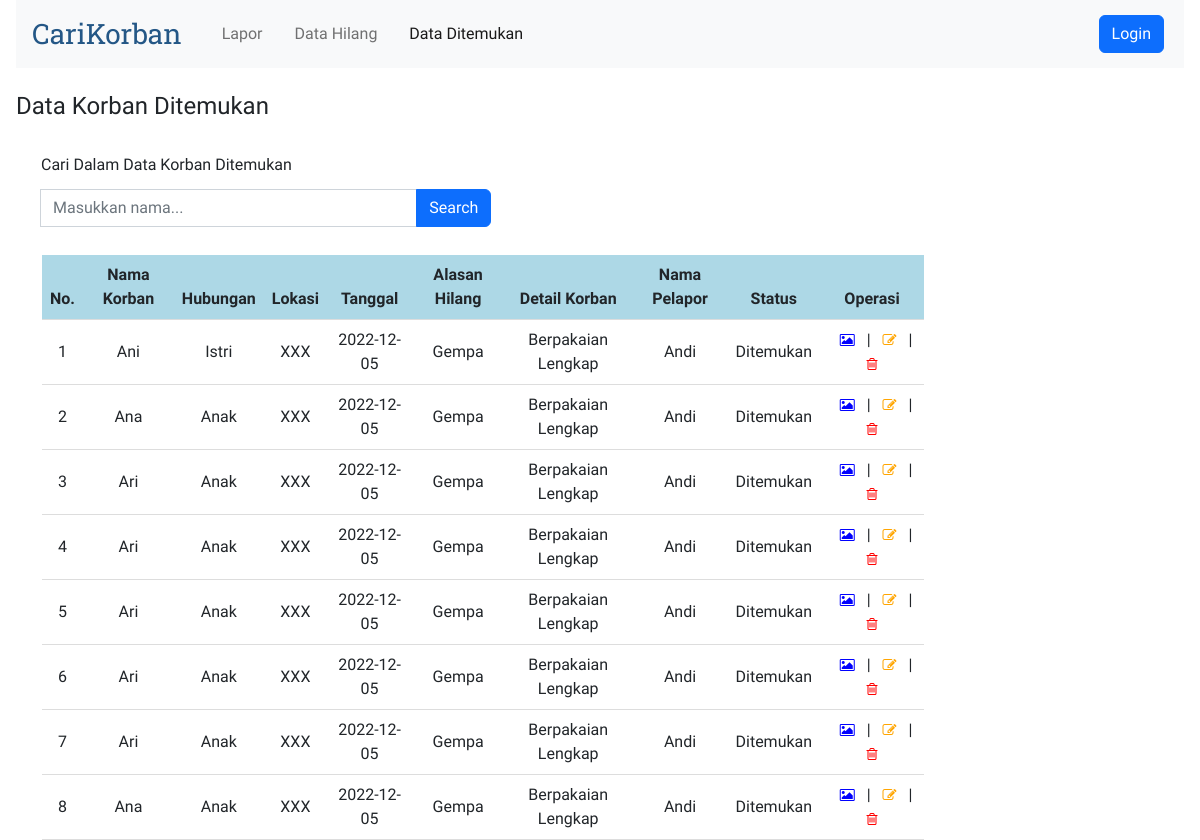
Before: /views/dataditemukan.php with the older database file.
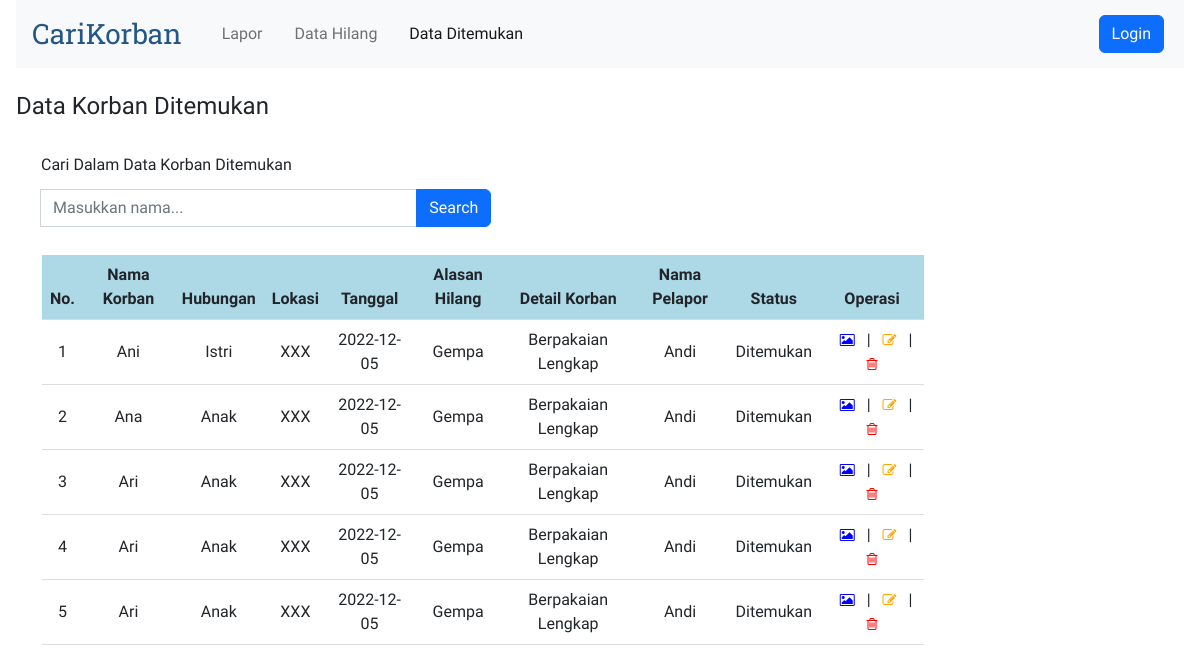
After: the same page with the newer database file.
### tables this page shows
CREATE TABLE `korban` (
  `idx` int(11) NOT NULL,
  `nama_korban` varchar(30) NOT NULL,
  `hubungan` varchar(10) NOT NULL,
  `lokasi` varchar(20) NOT NULL,
  `tanggal` varchar(30) NOT NULL,
  `alasan_hilang` varchar(30) NOT NULL,
  `detail` varchar(255) NOT NULL,
  `nama_pelapor` varchar(30) NOT NULL,
  `telepon` varchar(30) NOT NULL,
  `email` varchar(30) NOT NULL,
  `status` varchar(30) NOT NULL,
  `nama_gambar` varchar(255),
  `file_gambar` longblob
);

### connection.php (called while the page is built)
<?php
abstract class Connection
{
    protected function get_connection()
    {
        $host = "localhost";
        $database = "carikorban";
        $username = "root";
        $password = "";
        $connect = new mysqli($host, $username, $password, $database);
        return $connect;
    }
}

### models/korban.php (called while the page is built, shortened)
<?php
include '..\connection.php';
class KorbanDitemukan extends Korban
{
    private $conn;
    public function __construct()
    {
        $this->conn = $this->get_connection();
    }
    public function tampil_data()
    {
        $sql = "SELECT * FROM korban WHERE status = 'Ditemukan'";
        $bind = $this->conn->query($sql);
        while ($obj = $bind->fetch_object()) {
            $baris[] = $obj;
        }
        if (!empty($baris)) {
            return $baris;
        }
    }
}

### views/dataditemukan.php (the view, shortened to what this page needs)
<?php
include '..\models\korban.php';
$model2 = new KorbanDitemukan();
$index = 1;
?>
<!doctype html>
<html lang="en">
<head>
    <link rel="stylesheet" href="https://cdnjs.cloudflare.com/ajax/libs/font-awesome/4.7.0/css/font-awesome.min.css">
    <link href="https://cdn.jsdelivr.net/npm/bootstrap@5.2.3/dist/css/bootstrap.min.css" rel="stylesheet"
>
</head>
<body>
    <div>
        <nav class="navbar navbar-expand-lg bg-light">
            <div class="container-fluid">
                <a class="navbar-brand logo" href="#">CariKorban</a>
                <div class="collapse navbar-collapse" id="navbarCollapse">
                    <ul class="navbar-nav me-auto mb-2 mb-lg-0">
                        <li class="nav-item">
                            <a class="nav-link" aria-current="page" href="lapor.php">Lapor</a>
                        </li>
                        <li class="nav-item">
                            <a class="nav-link" href="datahilang.php">Data Hilang</a>
                        </li>
                        <li class="nav-item">
                            <a class="nav-link active" href="dataditemukan.php">Data Ditemukan</a>
                        </li>
                    </ul>
                    <?php
                    if ($_SESSION['role'] == 'Admin') { ?>
                        <a href="logout.php"><button type="button"
                                class="d-flex btn btn-danger my-2 my-sm-0">Logout</button></a>
                        <?php
                    } else { ?>
                        <a href="login.php"><button type="button"
                                class="d-flex btn btn-primary my-2 my-sm-0">Login</button></a>
                        <?php
                    } ?>
                </div>
            </div>
        </nav>
        <br>
        <h4>Data Korban Ditemukan</h4>
        <br>
        <form action="dataditemukan.php" method="get">
            <label class="form-label">Cari Dalam Data Korban Ditemukan</label>
            <div class="input-group my-1" style="width: 40%;">
                <br>
                <input class="form-control" type="search" name="cari" placeholder="Masukkan nama...">
                <button class="btn btn-primary" type="submit" id="button-addon2" value="cari">Search</button>
            </div>
        </form>
        <br>
        <table class="table align-middle mb-0 bg-white">
            <thead style="background-color: lightblue;">
                <tr>
                    <th>No.</th>
                    <th>Nama Korban</th>
                    <th>Hubungan</th>
                    <th>Lokasi</th>
                    <th>Tanggal</th>
                    <th>Alasan Hilang</th>
                    <th>Detail Korban</th>
                    <th>Nama Pelapor</th>
                    <th>Status</th>
                    <?php if ($_SESSION['role'] == 'Guest') { ?>
                        <th><a title="Lihat Foto">Foto Korban</a></th>
                    <?php } else { ?>
                        <th><a title="Operasi">Operasi</a></th>
                    <?php } ?>
                </tr>
            </thead>
            <tbody>
                <?php
                if (isset($_GET['cari'])) {
                    $cari = $_GET['cari'];
                    $result = $model2->search($cari);
                } else {
                    $result = $model2->tampil_data();
                }
                if (!empty($result)) {
                    foreach ($result as $data): ?>
                        <tr>
                            <td>
                                <?= $index++ ?>
                            </td>
                            <td>
                                <?= $data->nama_korban ?>
                            </td>
                            <td>
                                <?= $data->hubungan ?>
                            </td>
                            <td>
                                <?= $data->lokasi ?>
                            </td>
                            <td>
                                <?= $data->tanggal ?>
                            </td>
                            <td>
                                <?= $data->alasan_hilang ?>
                            </td>
                            <td>
                                <?= $data->detail ?>
                            </td>
                            <td>
                                <?= $data->nama_pelapor ?>
                            </td>
                            <td>
                                <?= $data->status ?>
                            </td>
                            <td>
                                <?php if ($_SESSION['role'] == 'Guest') { ?>
                                    <a title="Lihat Foto" name="foto" id="foto" target="_blank" rel="noopener noreferrer"
                                        href="lihatfoto.php?idx=<?= $data->idx ?>"><i class="fa fa-picture-o"
                                            style="font-size:14px;color:blue"></i></a>
                                <?php } else { ?>
                                    <a title="Lihat Foto" name="foto" id="foto" target="_blank" rel="noopener noreferrer"
                                        href="lihatfoto.php?idx=<?= $data->idx ?>"><i class="fa fa-picture-o"
                                            style="font-size:14px;color:blue"></i></a>
                                    |
                                    <a title="Ubah" name="edit" id="edit" href="edit.php?idx=<?= $data->idx ?>"><i
                                            class="fa fa-edit" style="font-size:14px;color:orange"></i></a>
                                    |
                                    <a title="Hapus" name="hapus" id="hapus" href="..\models\process.php?idx=<?= $data->idx ?>"><i
                                            class="fa fa-trash-o" style="font-size:14px;color:red"></i></a>
                                <?php } ?>
                            </td>
                        </tr>
                    <?php endforeach;
                } else { ?>
                    <tr>
                        <td colspan="9">Belum ada data korban ditemukan.</td>
                    </tr>
                <?php } ?>
            </tbody>
        </table>
    </div>
</body>
</html>

### views/dataditemukan.php (style rules this page uses)
*, html, body { margin: 0 4px; padding: 0; }
body { font-family: 'Readex Pro'; }
a { text-decoration: none; }
.logo { font-family: 'Roboto Slab'; font-size: 28px; color: #245786; }
form { margin: 0 25px; }
.table { width: 75%; text-align: center; border-bottom: 1px solid #ddd; border-collapse: collapse; margin: 0 30px; }

Changed rows visible on the page:
removed korban: nama_korban "Ari", hubungan "Anak", lokasi "XXX", tanggal "2022-12-05", alasan_hilang "Gempa", detail "Berpakaian Lengkap", nama_pelapor "Andi", status "Ditemukan"
removed korban: nama_korban "Ari", hubungan "Anak", lokasi "XXX", tanggal "2022-12-05", alasan_hilang "Gempa", detail "Berpakaian Lengkap", nama_pelapor "Andi", status "Ditemukan"
removed korban: nama_korban "Ana", hubungan "Anak", lokasi "XXX", tanggal "2022-12-05", alasan_hilang "Gempa", detail "Berpakaian Lengkap", nama_pelapor "Andi", status "Ditemukan"
